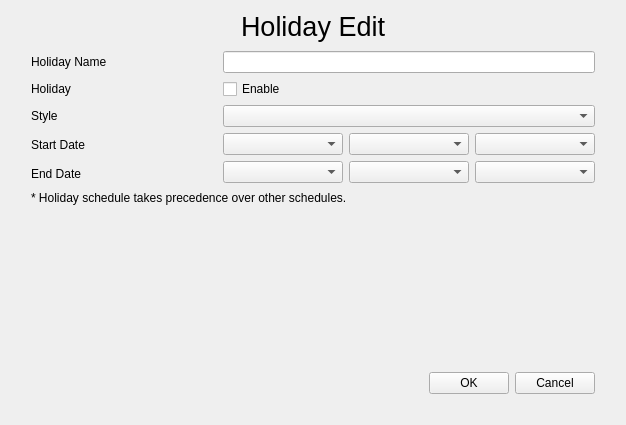
<?xml version="1.0" encoding="UTF-8"?>
<ui version="4.0">
 <class>HolidayEdit</class>
 <widget class="QWidget" name="HolidayEdit">
  <property name="geometry">
   <rect>
    <x>0</x>
    <y>0</y>
    <width>626</width>
    <height>425</height>
   </rect>
  </property>
  <property name="windowTitle">
   <string>Dialog</string>
  </property>
  <layout class="QVBoxLayout" name="verticalLayout_2">
   <property name="spacing">
    <number>0</number>
   </property>
   <item>
    <widget class="QLabel" name="label_title">
     <property name="styleSheet">
      <string notr="true">font: 20pt;</string>
     </property>
     <property name="text">
      <string>Holiday Edit</string>
     </property>
     <property name="alignment">
      <set>Qt::AlignCenter</set>
     </property>
    </widget>
   </item>
   <item>
    <widget class="QWidget" name="widget_background" native="true">
     <property name="focusPolicy">
      <enum>Qt::StrongFocus</enum>
     </property>
     <layout class="QVBoxLayout" name="verticalLayout">
      <property name="leftMargin">
       <number>20</number>
      </property>
      <property name="rightMargin">
       <number>20</number>
      </property>
      <property name="bottomMargin">
       <number>20</number>
      </property>
      <item>
       <layout class="QGridLayout" name="gridLayout">
        <item row="0" column="0">
         <widget class="QLabel" name="label_name">
          <property name="sizePolicy">
           <sizepolicy hsizetype="Preferred" vsizetype="Preferred">
            <horstretch>1</horstretch>
            <verstretch>0</verstretch>
           </sizepolicy>
          </property>
          <property name="text">
           <string>Holiday Name</string>
          </property>
         </widget>
        </item>
        <item row="0" column="1">
         <widget class="MyLineEdit" name="lineEdit_name">
          <property name="sizePolicy">
           <sizepolicy hsizetype="Expanding" vsizetype="Fixed">
            <horstretch>2</horstretch>
            <verstretch>0</verstretch>
           </sizepolicy>
          </property>
         </widget>
        </item>
        <item row="1" column="0">
         <widget class="QLabel" name="label_holiday">
          <property name="text">
           <string>Holiday</string>
          </property>
         </widget>
        </item>
        <item row="1" column="1">
         <widget class="QCheckBox" name="checkBox_enable">
          <property name="text">
           <string>Enable</string>
          </property>
         </widget>
        </item>
        <item row="2" column="0">
         <widget class="QLabel" name="label_style">
          <property name="text">
           <string>Style</string>
          </property>
         </widget>
        </item>
        <item row="2" column="1">
         <widget class="ComboBox" name="comboBox_style"/>
        </item>
        <item row="3" column="0">
         <widget class="QLabel" name="label_startDate">
          <property name="text">
           <string>Start Date</string>
          </property>
         </widget>
        </item>
        <item row="4" column="0">
         <widget class="QLabel" name="label_endDate">
          <property name="text">
           <string>End Date</string>
          </property>
         </widget>
        </item>
        <item row="3" column="1" rowspan="2">
         <widget class="QStackedWidget" name="stackedWidget">
          <property name="currentIndex">
           <number>2</number>
          </property>
          <widget class="QWidget" name="page_day">
           <layout class="QVBoxLayout" name="verticalLayout_3">
            <property name="leftMargin">
             <number>0</number>
            </property>
            <property name="topMargin">
             <number>0</number>
            </property>
            <property name="rightMargin">
             <number>0</number>
            </property>
            <property name="bottomMargin">
             <number>0</number>
            </property>
            <item>
             <widget class="MyDateEdit" name="dateEdit_start">
              <property name="displayFormat">
               <string>yyyy-MM-dd</string>
              </property>
              <property name="calendarPopup">
               <bool>true</bool>
              </property>
              <property name="style" stdset="0">
               <string>white</string>
              </property>
             </widget>
            </item>
            <item>
             <widget class="MyDateEdit" name="dateEdit_end">
              <property name="displayFormat">
               <string>yyyy-MM-dd</string>
              </property>
              <property name="calendarPopup">
               <bool>true</bool>
              </property>
              <property name="style" stdset="0">
               <string>white</string>
              </property>
             </widget>
            </item>
           </layout>
          </widget>
          <widget class="QWidget" name="page_month">
           <layout class="QGridLayout" name="gridLayout_2">
            <property name="leftMargin">
             <number>0</number>
            </property>
            <property name="topMargin">
             <number>0</number>
            </property>
            <property name="rightMargin">
             <number>0</number>
            </property>
            <property name="bottomMargin">
             <number>0</number>
            </property>
            <item row="0" column="0">
             <widget class="ComboBox" name="comboBox_startMonth"/>
            </item>
            <item row="0" column="1">
             <widget class="ComboBox" name="comboBox_startDay"/>
            </item>
            <item row="1" column="0">
             <widget class="ComboBox" name="comboBox_endMonth"/>
            </item>
            <item row="1" column="1">
             <widget class="ComboBox" name="comboBox_endDay"/>
            </item>
           </layout>
          </widget>
          <widget class="QWidget" name="page_week">
           <layout class="QGridLayout" name="gridLayout_3">
            <property name="leftMargin">
             <number>0</number>
            </property>
            <property name="topMargin">
             <number>0</number>
            </property>
            <property name="rightMargin">
             <number>0</number>
            </property>
            <property name="bottomMargin">
             <number>0</number>
            </property>
            <item row="0" column="0">
             <widget class="ComboBox" name="comboBox_startMonth_2"/>
            </item>
            <item row="0" column="1">
             <widget class="ComboBox" name="comboBox_startWeek"/>
            </item>
            <item row="0" column="2">
             <widget class="ComboBox" name="comboBox_startDay_2"/>
            </item>
            <item row="1" column="0">
             <widget class="ComboBox" name="comboBox_endMonth_2"/>
            </item>
            <item row="1" column="1">
             <widget class="ComboBox" name="comboBox_endWeek"/>
            </item>
            <item row="1" column="2">
             <widget class="ComboBox" name="comboBox_endDay_2"/>
            </item>
           </layout>
          </widget>
         </widget>
        </item>
       </layout>
      </item>
      <item>
       <widget class="QLabel" name="label_note">
        <property name="text">
         <string>* Holiday schedule takes precedence over other schedules.</string>
        </property>
        <property name="style" stdset="0">
         <string>blue_text</string>
        </property>
       </widget>
      </item>
      <item>
       <spacer name="verticalSpacer">
        <property name="orientation">
         <enum>Qt::Vertical</enum>
        </property>
        <property name="sizeHint" stdset="0">
         <size>
          <width>20</width>
          <height>126</height>
         </size>
        </property>
       </spacer>
      </item>
      <item>
       <layout class="QHBoxLayout" name="horizontalLayout_3">
        <item>
         <spacer name="horizontalSpacer">
          <property name="orientation">
           <enum>Qt::Horizontal</enum>
          </property>
          <property name="sizeHint" stdset="0">
           <size>
            <width>40</width>
            <height>20</height>
           </size>
          </property>
         </spacer>
        </item>
        <item>
         <widget class="QPushButton" name="pushButton_ok">
          <property name="text">
           <string>OK</string>
          </property>
         </widget>
        </item>
        <item>
         <widget class="QPushButton" name="pushButton_cancel">
          <property name="text">
           <string>Cancel</string>
          </property>
         </widget>
        </item>
       </layout>
      </item>
     </layout>
    </widget>
   </item>
  </layout>
 </widget>
 <customwidgets>
  <customwidget>
   <class>ComboBox</class>
   <extends>QComboBox</extends>
   <header>combobox.h</header>
  </customwidget>
  <customwidget>
   <class>MyLineEdit</class>
   <extends>QLineEdit</extends>
   <header>mylineedit.h</header>
  </customwidget>
  <customwidget>
   <class>MyDateEdit</class>
   <extends>QDateEdit</extends>
   <header>mydateedit.h</header>
  </customwidget>
 </customwidgets>
 <resources/>
 <connections/>
</ui>
